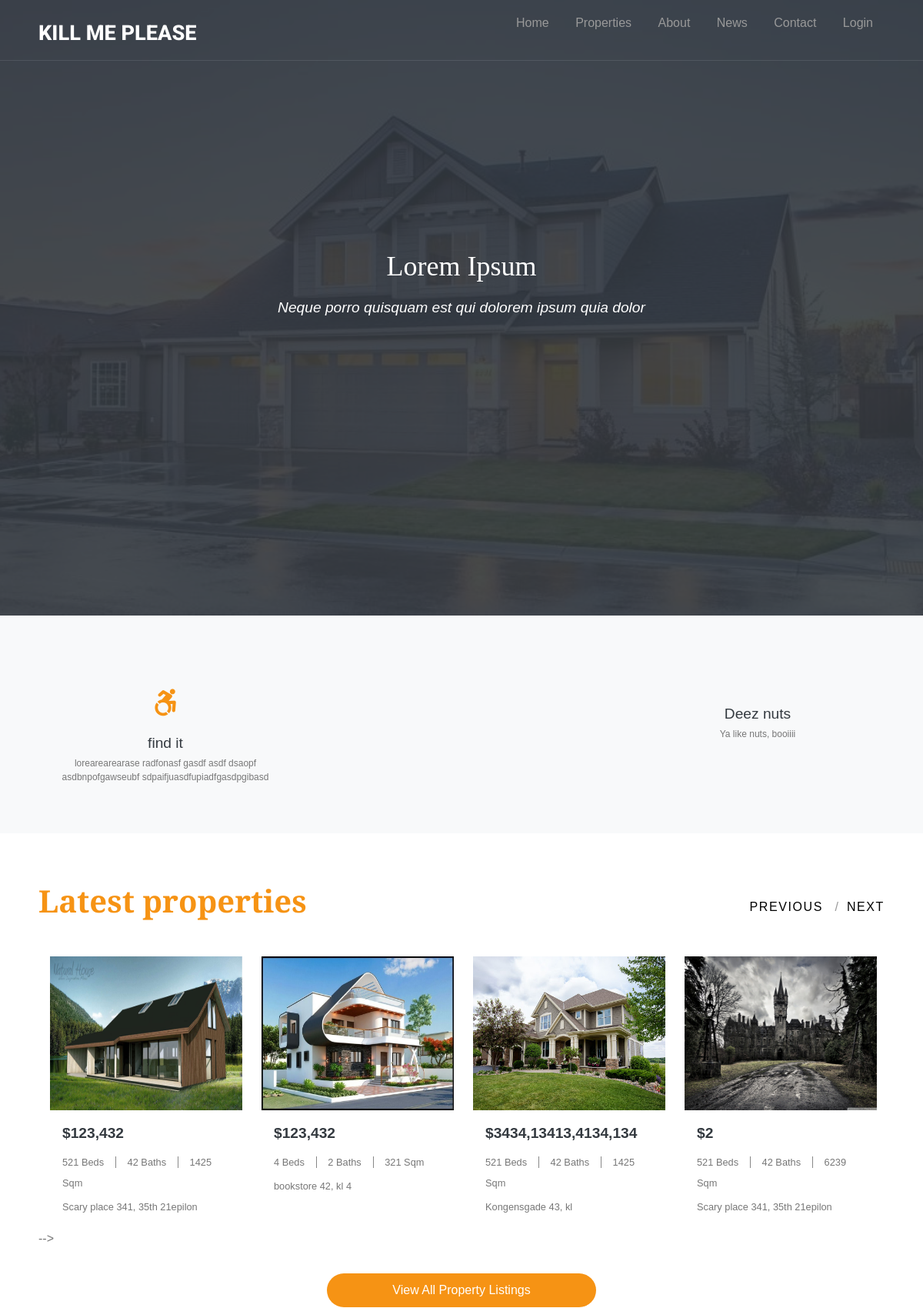
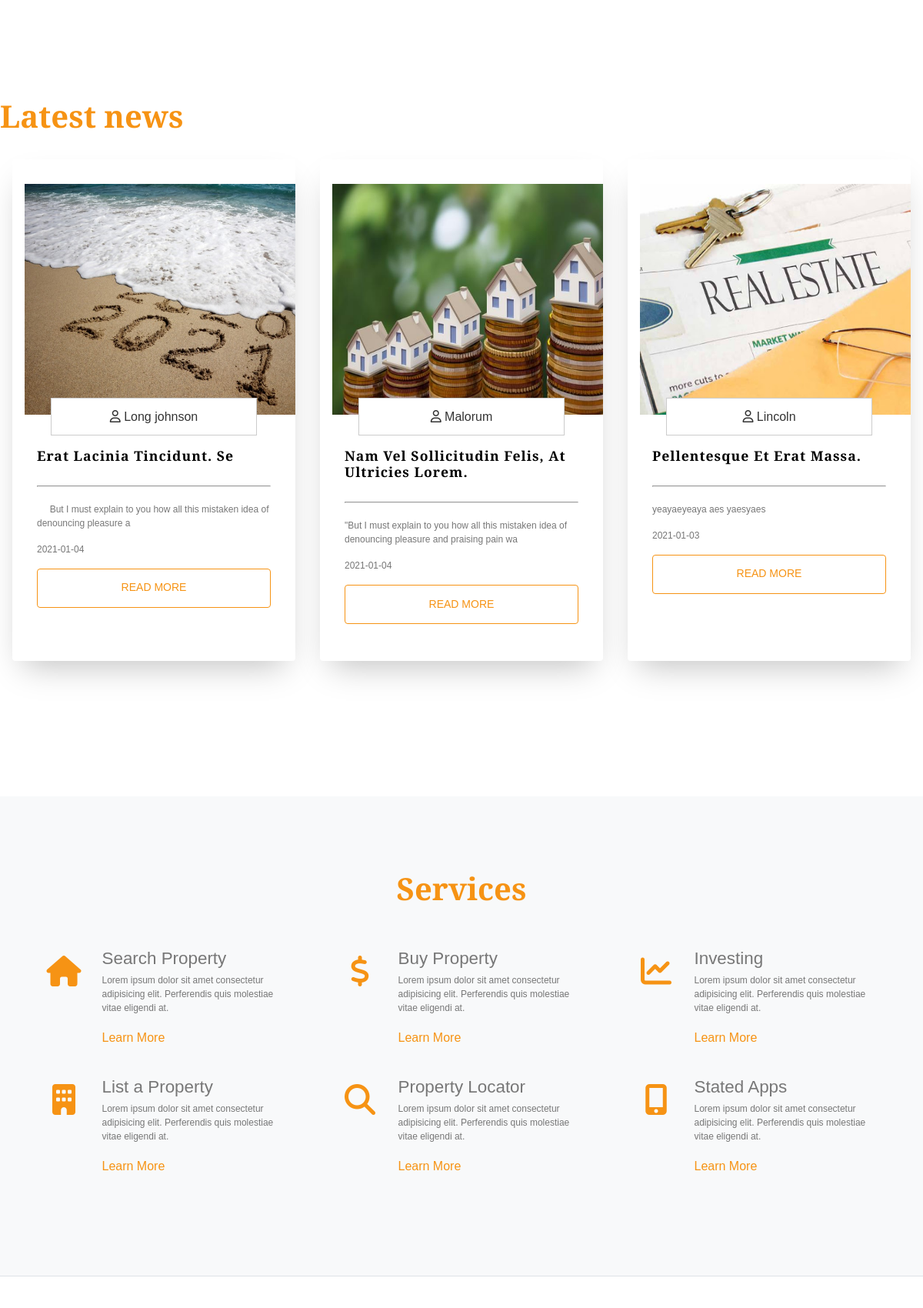
The page / (upper part) on the database its author committed (2 pictures, top to bottom).
### tables this page shows
CREATE TABLE `hero` (
  `hero_id` int(11) NOT NULL,
  `hero_title` varchar(255) NOT NULL,
  `hero_content` varchar(255) NOT NULL,
  `hero_image` text NOT NULL
);

CREATE TABLE `section_1` (
  `section_1_id` int(11) NOT NULL,
  `section_1_title` varchar(255) NOT NULL,
  `section_1_content` varchar(255) NOT NULL,
  `section_1_image` varchar(255) NOT NULL
);

CREATE TABLE `property` (
  `property_id` int(5) NOT NULL,
  `property_type` varchar(255) NOT NULL,
  `property_bed` varchar(255) NOT NULL,
  `property_size` varchar(255) NOT NULL,
  `property_bath` varchar(255) NOT NULL,
  `property_image` text NOT NULL,
  `property_city` varchar(255) NOT NULL,
  `property_zip` varchar(255) NOT NULL,
  `property_tags` varchar(255) NOT NULL,
  `property_address` varchar(255) NOT NULL,
  `property_google_loc` text NOT NULL,
  `property_price` varchar(255) NOT NULL
);

CREATE TABLE `posts` (
  `post_id` int(3) NOT NULL,
  `post_category_id` int(3) NOT NULL,
  `post_title` varchar(255) NOT NULL,
  `post_author` varchar(255) NOT NULL,
  `post_date` date NOT NULL,
  `post_image` text NOT NULL,
  `post_content` text NOT NULL,
  `post_tags` varchar(255) NOT NULL,
  `post_comment_count` int(11) NOT NULL,
  `post_status` varchar(255) NOT NULL DEFAULT 'draft',
  `post_header` varchar(255) NOT NULL
);

### index.php (called while the page is built, shortened)
<?php include "includes/header.php" ?>
    <?php include "includes/navigation.php" ?>
   <?php include "main_section.php" ?>
      <?php
      include "includes/footer.php"
      ?>

### main_section.php (the view, shortened to what this page needs)
    <?php
$query = "SELECT * FROM  hero";
$select_all_hero_query = mysqli_query($connection, $query);
while ($row = mysqli_fetch_assoc( $select_all_hero_query)) {
$hero_title = $row['hero_title'];
$hero_content = $row['hero_content'];
$hero_image = $row['hero_image'];
?>
<section id="hero" style="background-image: url('images/<?php echo $hero_image; ?>')" >
            <div class="fade"></div>
            <div class="hero-text">
                <h1><?php echo $hero_title; ?></h1>
                <p><?php echo $hero_content; ?></p>
            </div>
        </section>
    </div>
<?php } ?>
    <section id="how-it-works">
        <div class="container">
            <div class="flex">
            <?php
$query = "SELECT * FROM  section_1";
$select_all_section_1_query = mysqli_query($connection, $query);
while ($row = mysqli_fetch_assoc( $select_all_section_1_query)) {
$section_1_title = $row['section_1_title'];
$section_1_content = $row['section_1_content'];
$section_1_image = $row['section_1_image'];
?>
                <div>
                    <span class="<?php echo $section_1_image ?>"></span>
                    <h4><?php echo $section_1_title; ?></h4>
                    <p><?php echo $section_1_content; ?></p>
                </div>
<?php  }?>
            </div>
        </div>
    </section>
    <section id="properties">
<div class="container">
            <h2>Latest properties</h2>
            <div id="properties-slider" class="slick">
            <?php
$query = "SELECT * FROM  property ORDER BY property_id DESC LIMIT 8";
$select_all_property_query = mysqli_query($connection, $query);
while ($row = mysqli_fetch_assoc( $select_all_property_query)) {
   $property_id = $row['property_id'];
   $property_price = $row['property_price'];
   $property_bed = $row['property_bed'];
   $property_bath = $row['property_bath'];
   $property_size = $row['property_size'];
   $property_address = $row['property_address'];
   $property_image = $row['property_image'];
?>
                <div>
                <a href="property.php?p_id=<?php echo $property_id; ?>">    <img src="images/<?php echo $property_image ?>" alt="Property 1" /> </a>
                    <div class="property-details">
                        <p class="price"><?php echo $property_price ?></p>
                        <span class="beds"><?php echo $property_bed ?> Beds</span>
                        <span class="baths"><?php echo $property_bath ?> Baths</span>
                        <span class="sqft"><?php echo $property_size ?> Sqm</span>
                        <address>
                        <?php echo $property_address ?>
                        </address>
                    </div>
                </div>
                <?php } ?>
            </div> -->
           <a href="properties.php"> <button class="rounded">View All Property Listings</button> </a>
        </div>
    </section>
    <div class="main">
    <h2>Latest news</h2>
<ul class="cards">
<?php
$query = "SELECT * FROM  posts WHERE post_status = 'published' ORDER BY post_id DESC LIMIT 3 ";
$select_all_posts_query = mysqli_query($connection, $query);
while ($row = mysqli_fetch_assoc( $select_all_posts_query)) {
 $post_id = $row['post_id'];
 $post_title = $row['post_title'];
 $post_author = $row['post_author'];
 $post_date = $row['post_date'];
 $post_image = $row['post_image'];
 $post_content = substr($row['post_content'],0,100) ;
 $post_status = $row['post_status'];
 if($post_status == 'published') {
?>
  <li class="cards_item">
    <div class="card">
      <div class="card_image"><img src="images/<?php echo $post_image;?>"></div>
      <div class="blog-info">
                  <a href=""><i class="far fa-user"></i> <?php echo $post_author ?></a>
              </div>
      <div class="card_content">
        <h2 class="card_title"><?php echo $post_title ?></h2>
        <br>
        <hr>
        <p class="card_text"><?php echo $post_content ?></p>
        <p><?php echo $post_date ?> </p>
        <a href="post.php?p_id=<?php echo $post_id; ?>">    <button  class="btn card_btn" >Read More</button> </a>
      </div>
    </div>
  </li>
  <?php } }?>
</ul>
</div>
    <section id="services">
        <div class="container">
            <h2>Services</h2>
            <div class="flex">
                <div>
                    <div class="fas fa-home"></div>
                    <div class="services-card-right">
                        <h3>Search Property</h3>
                        <p>Lorem ipsum dolor sit amet consectetur adipisicing elit. Perferendis quis molestiae vitae eligendi at.</p>
                        <a href="#">Learn More</a>
                    </div>
                </div>
                <div>
                    <div class="fas fa-dollar-sign"></div>
                    <div class="services-card-right">
                        <h3>Buy Property</h3>
                        <p>Lorem ipsum dolor sit amet consectetur adipisicing elit. Perferendis quis molestiae vitae eligendi at.</p>
                        <a href="#">Learn More</a>
                    </div>
                </div>
                <div>
                    <div class="fas fa-chart-line"></div>
                    <div class="services-card-right">
                        <h3>Investing</h3>
                        <p>Lorem ipsum dolor sit amet consectetur adipisicing elit. Perferendis quis molestiae vitae eligendi at.</p>
                        <a href="#">Learn More</a>
                    </div>
                </div>
                <div>
                    <div class="fas fa-building"></div>
                    <div class="services-card-right">
                        <h3>List a Property</h3>
                        <p>Lorem ipsum dolor sit amet consectetur adipisicing elit. Perferendis quis molestiae vitae eligendi at.</p>
                        <a href="#">Learn More</a>
                    </div>
                </div>
                <div>
                    <div class="fas fa-search"></div>
                    <div class="services-card-right">
                        <h3>Property Locator</h3>
                        <p>Lorem ipsum dolor sit amet consectetur adipisicing elit. Perferendis quis molestiae vitae eligendi at.</p>
                        <a href="#">Learn More</a>
                    </div>
                </div>
                <div>
                    <div class="fas fa-mobile-alt"></div>
                    <div class="services-card-right">
                        <h3>Stated Apps</h3>
                        <p>Lorem ipsum dolor sit amet consectetur adipisicing elit. Perferendis quis molestiae vitae eligendi at.</p>
                        <a href="#">Learn More</a>
                    </div>
                </div>
            </div>
        </div>
    </section>
</body>

### rows shown on the page
hero: hero_image (picture), hero_title "Lorem Ipsum", hero_content "Neque porro quisquam est qui dolorem ipsum quia dolor"
section_1: section_1_title "find it", section_1_content "lorearearearase radfonasf gasdf asdf dsaopf asdbnpofgawseubf sdpaifjuasdfupiadfgasdpgibasd"
section_1: section_1_title "Deez nuts", section_1_content "Ya like nuts, booiiii"
property: property_image (picture), property_price "$123,432", property_bed "521", property_bath "42", property_size "1425", property_address "Scary place 341, 35th 21epilon"
property: property_image (picture), property_price "$123,432", property_bed "4", property_bath "2", property_size "321", property_address "bookstore 42, kl 4"
property: property_image (picture), property_price "$3434,13413,4134,134", property_bed "521", property_bath "42", property_size "1425", property_address "Kongensgade 43, kl"
property: property_image (picture), property_price "$2", property_bed "521", property_bath "42", property_size "6239", property_address "Scary place 341, 35th 21epilon"
posts: post_image (picture), post_author "Long johnson", post_title "Erat Lacinia Tincidunt. Se", post_content "But I must explain to you how all this mistaken idea of denouncing pleasure a", post_date "2021-01-04"
posts: post_image (picture), post_author "Malorum", post_title "Nam Vel Sollicitudin Felis, At Ultricies Lorem.", post_content "\"But I must explain to you how all this mistaken idea of denouncing pleasure and praising pain wa", post_date "2021-01-04"
posts: post_image (picture), post_author "Lincoln", post_title "Pellentesque Et Erat Massa.", post_content "yeayaeyeaya aes yaesyaes", post_date "2021-01-03"
